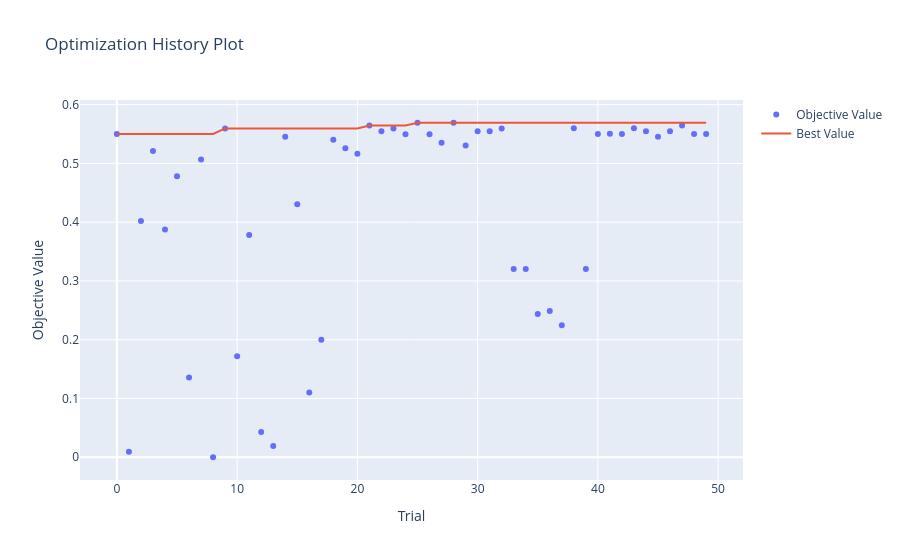

The cell this chart's notebook holds for it:
### Markdown cell above
Time:

### Code cell
# Get the study
study_SVM = optuna_search_SVM.study_

# Display the plot
fig = vis.plot_optimization_history(study_SVM)
fig.show()

### Figure 1 — Plotly figure (JSON) as saved in the notebook; plotly's stock layout.template omitted (floating-point values rounded to 4 significant figures)
{"data": [{"mode": "markers", "name": "Objective Value", "type": "scatter", "x": [0, 1, 2, 3, 4, 5, 6, 7, 8, 9, 10, 11, 12, 13, 14, 15, 16, 17, 18, 19, 20, 21, 22, 23, 24, 25, 26, 27, 28, 29, 30, 31, 32, 33, 34, 35, 36, 37, 38, 39, 40, 41, 42, 43, 44, 45, 46, 47, 48, 49], "y": [0.5501, 0.009524, 0.4021, 0.521, 0.3877, 0.4783, 0.1355, 0.5069, 0, 0.5596, 0.172, 0.378, 0.04286, 0.01905, 0.5454, 0.4307, 0.11, 0.2, 0.5404, 0.526, 0.5165, 0.5646, 0.5548, 0.5596, 0.5498, 0.5692, 0.5498, 0.5353, 0.5692, 0.5307, 0.5548, 0.5548, 0.5596, 0.3203, 0.3203, 0.2439, 0.2488, 0.2247, 0.5598, 0.3202, 0.5502, 0.5503, 0.5502, 0.5597, 0.5549, 0.5454, 0.5549, 0.5645, 0.5502, 0.5501]}, {"mode": "lines", "name": "Best Value", "type": "scatter", "x": [0, 1, 2, 3, 4, 5, 6, 7, 8, 9, 10, 11, 12, 13, 14, 15, 16, 17, 18, 19, 20, 21, 22, 23, 24, 25, 26, 27, 28, 29, 30, 31, 32, 33, 34, 35, 36, 37, 38, 39, 40, 41, 42, 43, 44, 45, 46, 47, 48, 49], "y": [0.5501, 0.5501, 0.5501, 0.5501, 0.5501, 0.5501, 0.5501, 0.5501, 0.5501, 0.5596, 0.5596, 0.5596, 0.5596, 0.5596, 0.5596, 0.5596, 0.5596, 0.5596, 0.5596, 0.5596, 0.5596, 0.5646, 0.5646, 0.5646, 0.5646, 0.5692, 0.5692, 0.5692, 0.5692, 0.5692, 0.5692, 0.5692, 0.5692, 0.5692, 0.5692, 0.5692, 0.5692, 0.5692, 0.5692, 0.5692, 0.5692, 0.5692, 0.5692, 0.5692, 0.5692, 0.5692, 0.5692, 0.5692, 0.5692, 0.5692]}, {"marker": {"color": "#cccccc"}, "mode": "markers", "name": "Infeasible Trial", "showlegend": false, "type": "scatter", "x": [], "y": []}], "layout": {"title": {"text": "Optimization History Plot"}, "xaxis": {"title": {"text": "Trial"}}, "yaxis": {"title": {"text": "Objective Value"}}}}
